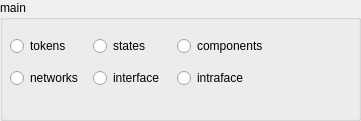
   <widget class="QGroupBox" name="groupMain">
    <property name="geometry">
     <rect>
      <x>10</x>
      <y>230</y>
      <width>361</width>
      <height>121</height>
     </rect>
    </property>
    <property name="title">
     <string>main</string>
    </property>
    <widget class="QWidget" name="layoutWidget">
     <property name="geometry">
      <rect>
       <x>10</x>
       <y>30</y>
       <width>341</width>
       <height>66</height>
      </rect>
     </property>
     <layout class="QGridLayout" name="gridLayout_2">
      <item row="0" column="0">
       <widget class="QRadioButton" name="radioButtonTokens">
        <property name="text">
         <string>tokens</string>
        </property>
       </widget>
      </item>
      <item row="1" column="0">
       <widget class="QRadioButton" name="radioButtonNetworks">
        <property name="text">
         <string>networks</string>
        </property>
       </widget>
      </item>
      <item row="1" column="1">
       <widget class="QRadioButton" name="radioButtonInterfaces">
        <property name="text">
         <string>interface</string>
        </property>
       </widget>
      </item>
      <item row="1" column="2" colspan="2">
       <widget class="QRadioButton" name="radioButtonIntrafaces">
        <property name="text">
         <string>intraface</string>
        </property>
       </widget>
      </item>
      <item row="0" column="2">
       <widget class="QRadioButton" name="radioButtonComponents">
        <property name="text">
         <string>components</string>
        </property>
       </widget>
      </item>
      <item row="0" column="1">
       <widget class="QRadioButton" name="radioButtonStates">
        <property name="text">
         <string>states</string>
        </property>
       </widget>
      </item>
     </layout>
    </widget>
   </widget>
